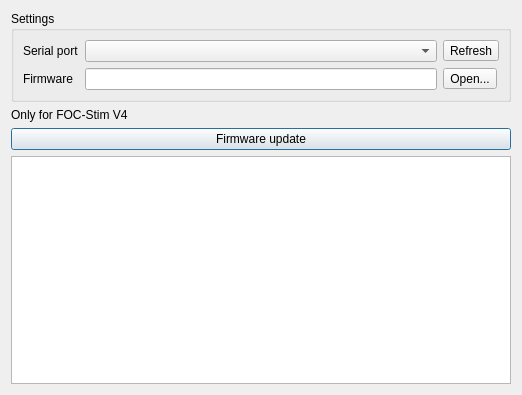
<?xml version="1.0" encoding="UTF-8"?>
<ui version="4.0">
 <class>FocStimFlashDialog</class>
 <widget class="QDialog" name="FocStimFlashDialog">
  <property name="geometry">
   <rect>
    <x>0</x>
    <y>0</y>
    <width>522</width>
    <height>395</height>
   </rect>
  </property>
  <property name="windowTitle">
   <string>FOC-Stim firmware flasher</string>
  </property>
  <layout class="QVBoxLayout" name="verticalLayout">
   <item>
    <widget class="QGroupBox" name="groupBox">
     <property name="title">
      <string>Settings</string>
     </property>
     <layout class="QGridLayout" name="gridLayout">
      <item row="0" column="0">
       <widget class="QLabel" name="label">
        <property name="text">
         <string>Serial port</string>
        </property>
       </widget>
      </item>
      <item row="1" column="0">
       <widget class="QLabel" name="label_2">
        <property name="text">
         <string>Firmware</string>
        </property>
       </widget>
      </item>
      <item row="0" column="1">
       <widget class="QComboBox" name="focstim_port"/>
      </item>
      <item row="1" column="1">
       <widget class="QLineEdit" name="firmware_path"/>
      </item>
      <item row="0" column="2">
       <widget class="QToolButton" name="refresh">
        <property name="text">
         <string>Refresh</string>
        </property>
       </widget>
      </item>
      <item row="1" column="2">
       <widget class="QToolButton" name="open">
        <property name="text">
         <string>Open...</string>
        </property>
       </widget>
      </item>
     </layout>
    </widget>
   </item>
   <item>
    <widget class="QLabel" name="label_3">
     <property name="text">
      <string>Only for FOC-Stim V4</string>
     </property>
    </widget>
   </item>
   <item>
    <widget class="QPushButton" name="pushButton">
     <property name="text">
      <string>Firmware update</string>
     </property>
    </widget>
   </item>
   <item>
    <widget class="QTextBrowser" name="textBrowser"/>
   </item>
  </layout>
 </widget>
 <resources/>
 <connections/>
</ui>
